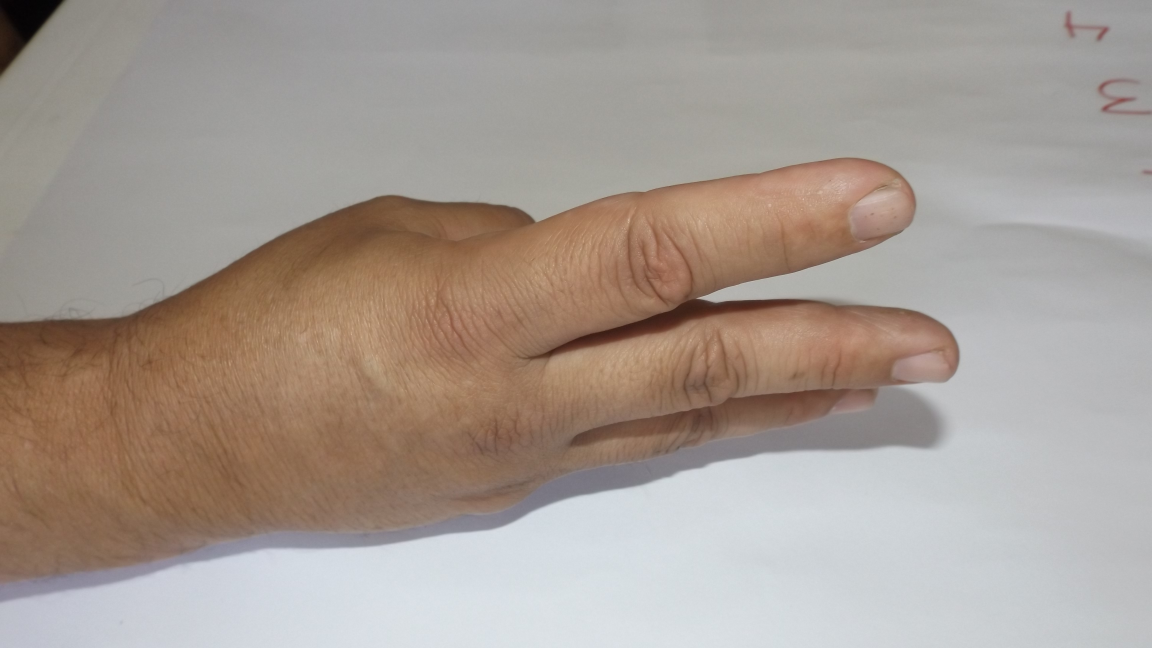
#> input picture data/10.JPG, 4608 x 2592 px (shown at 1/4 size); its folder holds only this picture in this run
$ python -i pre_processing.py   (imports and definitions only)
#> lines starting #> are read from the running program, lines starting #| are printed output that depends on the picture; after the words box and inside, x2 and y2 are one past the last pixel; in counts of white or black regions, pixels touching at a corner belong together
#> further down, picture is the input picture: shape (2592, 4608, 3); mean B, G, R 146.9, 155, 166.3
### src/utils/common_functions.py
import matplotlib.pyplot as plt
import numpy as np
from skimage.exposure import histogram
from matplotlib.pyplot import bar
from skimage.color import rgb2gray, gray2rgb, rgba2rgb
import os
import cv2


# list is a list of lists of lists
# [28 lines left out: functions map_list_to_2D_nparray, divide_image, not called in this run]


'''
Read images from the root directory with specific format
@ret: list of images, and list of labels
'''


# [26 lines left out: function read_images, not called in this run]


def change_gray_range(image: np.ndarray, format: int = 255) -> np.ndarray:
    """
    Change (toggle) the gray range of the image
    @param image: the image
    @param format: the format to change to (1 or 255)
    @return: the image with the new gray range
    """
    if format == 255 and np.max(image) > 1:
        return image
    elif format == 1 and np.max(image) <= 1:
        return image
    if format == 255:
        return (image*255).astype(np.uint8)
    elif format == 1:
        return image/255


# [91 lines left out: functions show_images, show_hist, get_symbol, any2gray, any2rgb, not called in this run]

### src/pre_processing/pre_processing.py
from typing import *
import numpy as np
import os
import cv2
from scipy import ndimage
from utils.common_functions import read_images, change_gray_range

'''
Crops image from the left or the right side based on the white pixels count with the threshold,
and crops the other side (black side) with a fixed value of 20 pixels.
'''
def crop_image(image, threshold=40):
    left = image[:, :threshold]
    right = image[:, -threshold:]

    white_count_left = np.sum(left == 255)
    white_count_right = np.sum(right == 255)

    if white_count_left > white_count_right:
        image = image[:, threshold:]
    else:
        image = image[:, :-threshold]
    return image

def preprocess_image(image: np.ndarray) -> np.ndarray:
    resize_ratio = 0.1

    image = cv2.resize(image, (int(image.shape[1] * resize_ratio), int(image.shape[0] * resize_ratio)))
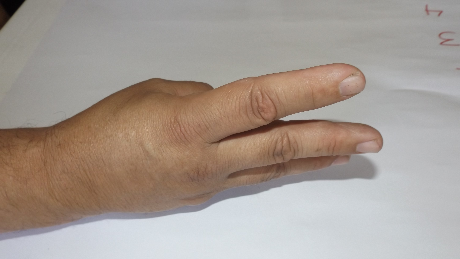
#> image: shape (259, 460, 3); mean of channels 0, 1, 2 146.8, 154.9, 166.1; drawn as B, G, R

    image = cv2.cvtColor(image, cv2.COLOR_BGR2YCR_CB)
#> image: shape (259, 460, 3); mean of channels 0, 1, 2 157.4, 134.3, 122

    # Hand has high CR value and low CB value
    lower_bound = np.array([0, 133, 77])
    upper_bound = np.array([255, 173, 127])
    image = cv2.inRange(image, lower_bound, upper_bound)
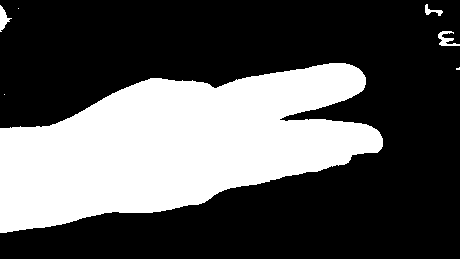
#> image: shape (259, 460); 33.6% white; 7 white regions (3 under 20 px), largest, box (x1, y1, x2, y2) and area: (0, 63, 383, 233) 39663, (438, 31, 460, 46) 158, (0, 5, 12, 32) 148, (425, 4, 443, 16) 84

    image = cv2.erode(image, np.ones((5, 5), np.uint8), iterations=1)
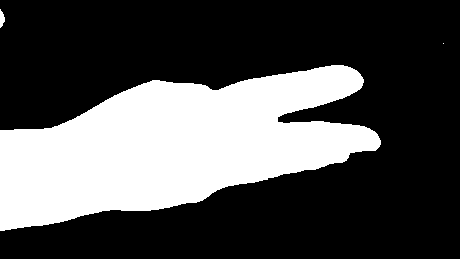
#> image: shape (259, 460); 31.3% white; 3 white regions (1 under 20 px), largest, box (x1, y1, x2, y2) and area: (0, 65, 381, 231) 37259, (0, 9, 5, 28) 63
    # image = cv2.dilate(image, np.ones((5, 5), np.uint8), iterations=1)

    image = ndimage.binary_fill_holes(image).astype(np.int8)
    image = change_gray_range(image, format=255)
    # image = crop_image(image)

    return image


def run_preprocessor(dataset_path: str, dest_path: str):
    """
        Preprocesses the images and saves them in the destination path
        @param dataset_path: the path to the dataset
        @param dest_path: the path to save the preprocessed images
        @return: array of preprocessed images and array of labels
    """

    for dirpath, _, filenames in os.walk(dataset_path):
        if not filenames:
            continue

        for file in filenames:
            if not file.endswith('.jpg') and not file.endswith('.JPG'):
                continue

            file_path = os.path.join(dirpath, file)

            # to avoid reading corrupted images
            image = cv2.imread(file_path)
            if image is None:
                continue

            image = preprocess_image(image)
            cv2.imwrite(os.path.join(dest_path, f'{file}'), image)
            # labels.append(int(file[0]))

    # return np.array(labels)

>>> import cv2
>>> picture = cv2.imread('../../data/10.JPG')
>>> result = preprocess_image(picture)

$ run again, on data/11.JPG
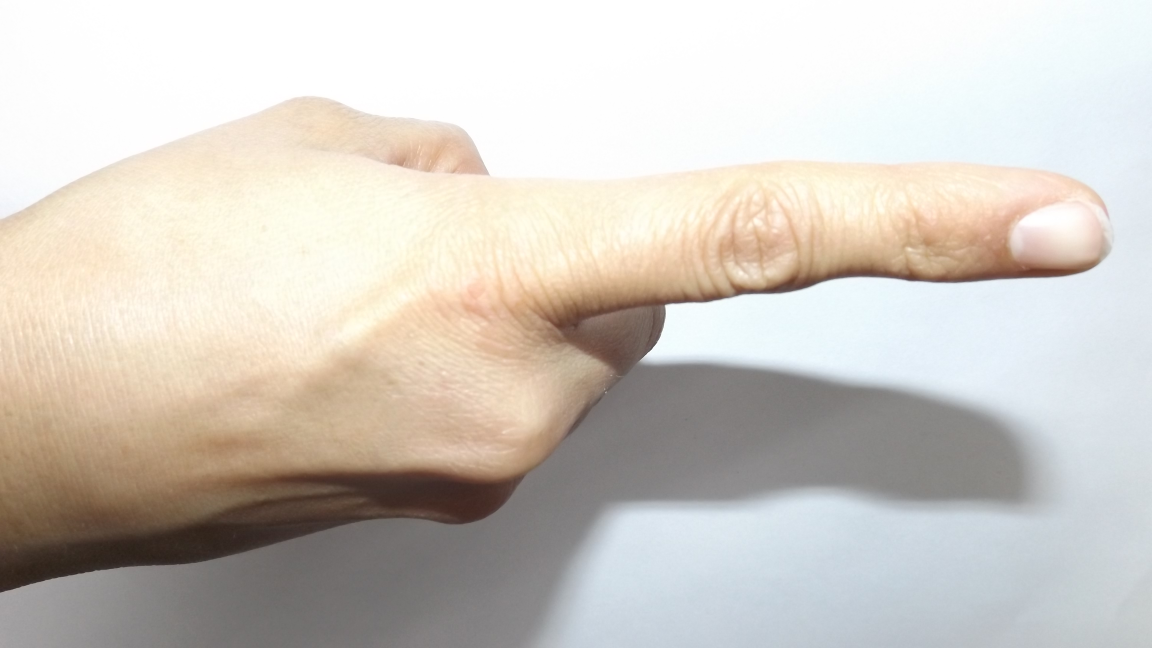
#> input picture data/11.JPG, 4608 x 2592 px (shown at 1/4 size)
#> picture is the input picture: shape (2592, 4608, 3); mean B, G, R 194.5, 202.2, 208.1
#> in preprocess_image, `image = cv2.inRange(image, lower_bound, upper_bound)`:
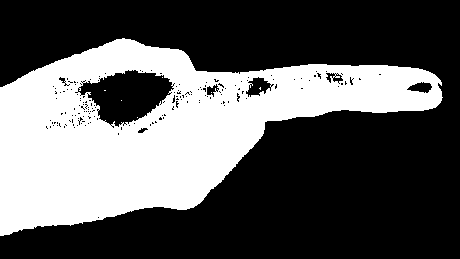
#> image: shape (259, 460); 35.8% white; 7 white regions (6 under 20 px), largest, box (x1, y1, x2, y2) and area: (0, 38, 443, 236) 42687
#> in preprocess_image, `image = ndimage.binary_fill_holes(image).astype(np.int8)`:
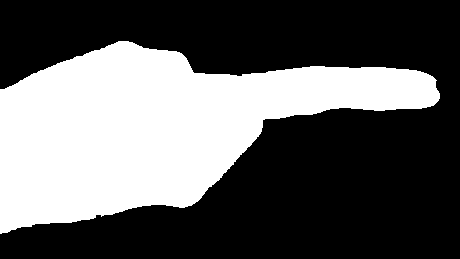
#> image: shape (259, 460) int8; values 0 (black) and 1 (white), 37.5% white; 1 white region, box (x1, y1, x2, y2) and area: (0, 41, 440, 234) 44673

$ run again, on data/12.JPG
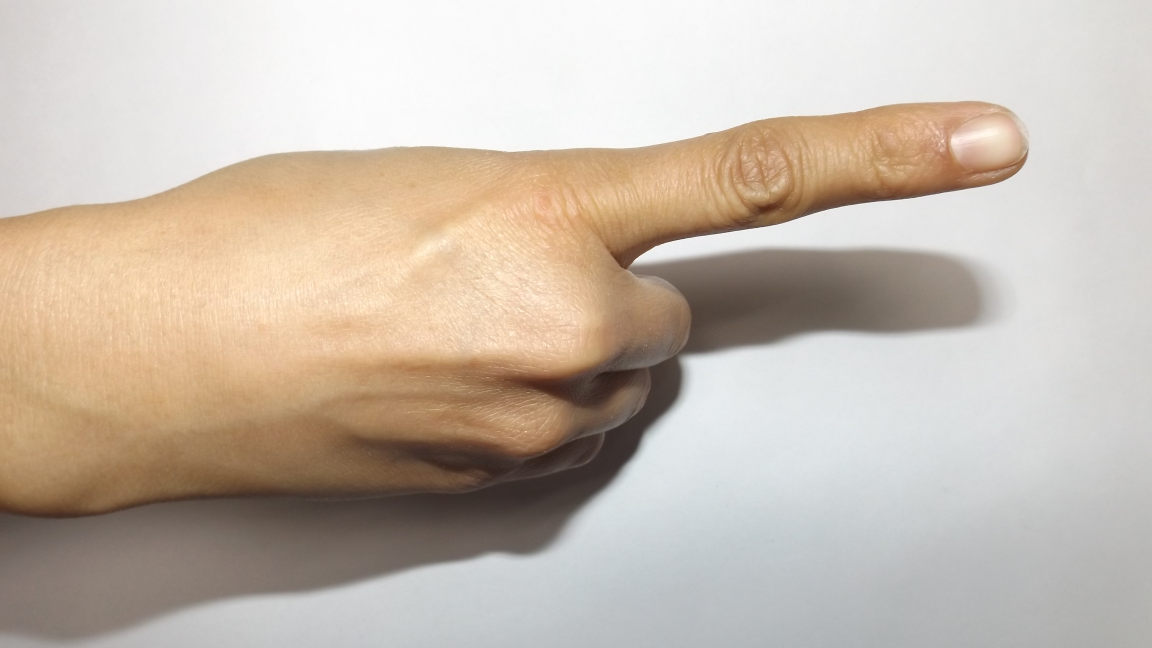
#> input picture data/12.JPG, 4608 x 2592 px (shown at 1/4 size)
#> picture is the input picture: shape (2592, 4608, 3); mean B, G, R 173.6, 186.5, 198.9
#> in preprocess_image, `image = cv2.inRange(image, lower_bound, upper_bound)`:
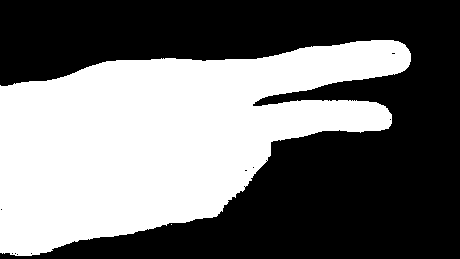
#> image: shape (259, 460); 44.2% white; 2 white regions (1 under 20 px), largest, box (x1, y1, x2, y2) and area: (0, 40, 411, 256) 52652
#> in preprocess_image, `image = cv2.erode(image, np.ones((5, 5), np.uint8), iterations=1)`:
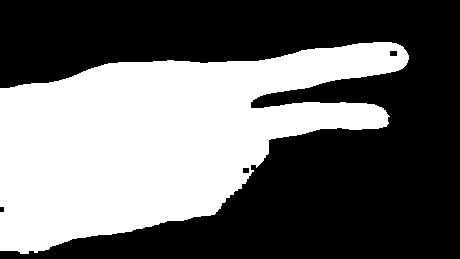
#> image: shape (259, 460); 41.7% white; 1 white region, box (x1, y1, x2, y2) and area: (0, 42, 409, 254) 49703

$ run again, on data/14.JPG
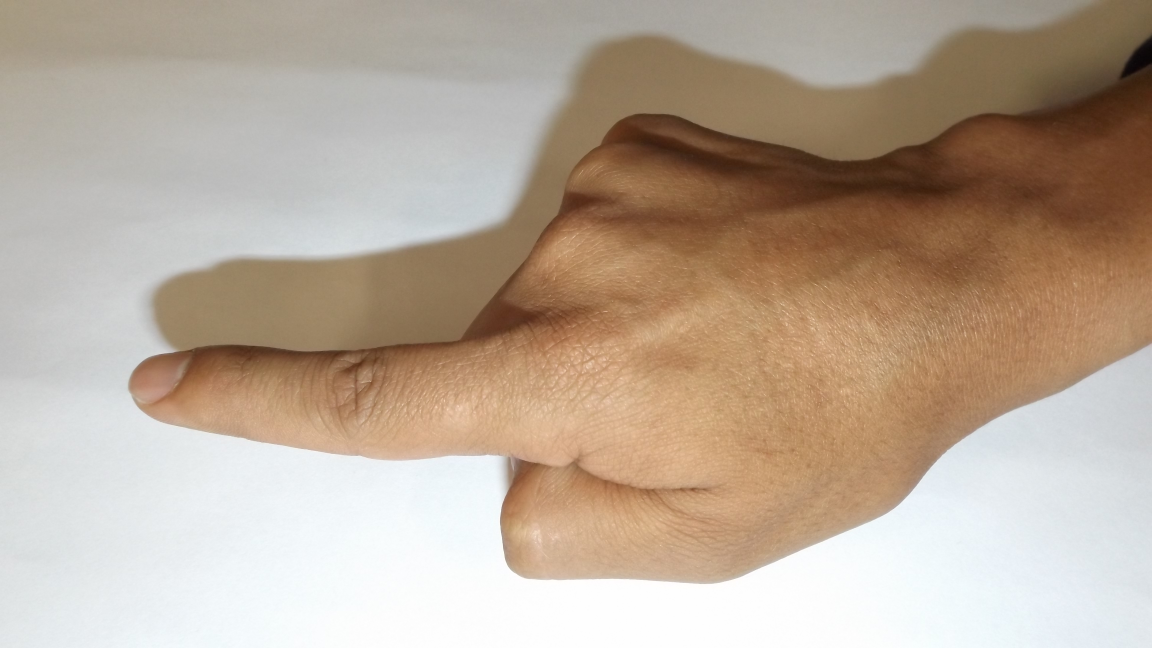
#> input picture data/14.JPG, 4608 x 2592 px (shown at 1/4 size)
#> picture is the input picture: shape (2592, 4608, 3); mean B, G, R 152.2, 168.8, 185.8
#> in preprocess_image, `image = cv2.inRange(image, lower_bound, upper_bound)`:
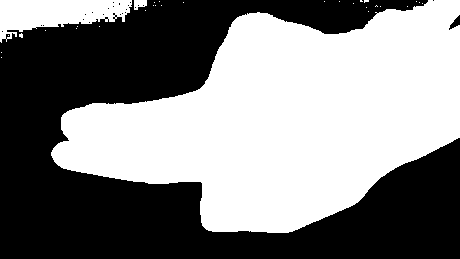
#> image: shape (259, 460); 51.2% white; 24 black regions (22 under 20 px), largest, box (x1, y1, x2, y2) and area: (0, 0, 460, 259) 58053, (449, 15, 460, 30) 73
#> in preprocess_image, `image = cv2.erode(image, np.ones((5, 5), np.uint8), iterations=1)`:
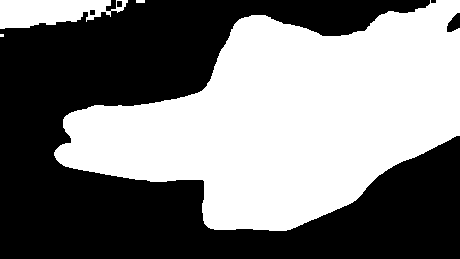
#> image: shape (259, 460); 48.3% white; 4 white regions (1 under 20 px), largest, box (x1, y1, x2, y2) and area: (54, 0, 460, 231) 55020, (0, 0, 128, 29) 2541, (136, 0, 145, 3) 27
